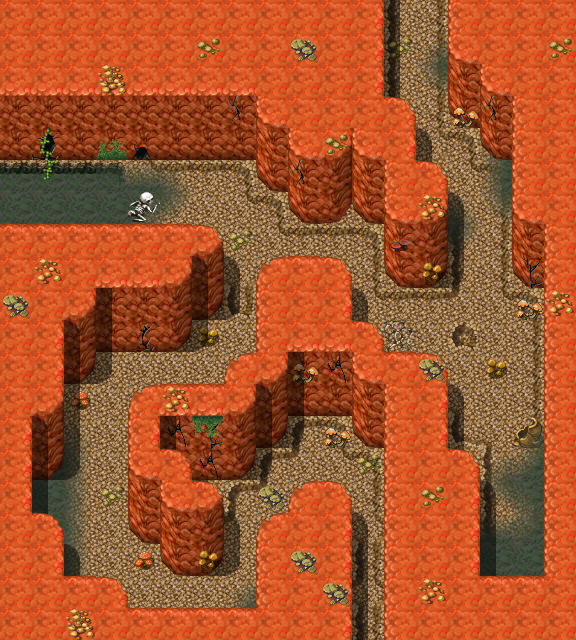

This game map was drawn from its Tiled (.tmx) file and the tilesets committed beside it. A one-line description and the trimmed map source follow:
An orthogonal 18x20 tile map with 32x32 px tiles, 3 tile layers (Ground, Objects, Above), 1 hidden layer not drawn, 15 tilesets and 9 objects (5x spawn, 2x mapchange, script, container).

<map version="1.0" orientation="orthogonal" width="18" height="20" tilewidth="32" tileheight="32">
    <tileset firstgid="1" name="map_16" tilewidth="32" tileheight="32">
        <image source="../drawable/map_16.png" width="256" height="256" />
    </tileset>
    <tileset firstgid="65" name="map_38" tilewidth="32" tileheight="32">
        <image source="../drawable/map_38.png" width="256" height="256" />
    </tileset>
    <tileset firstgid="129" name="map_18" tilewidth="32" tileheight="32">
        <image source="../drawable/map_18.png" width="256" height="256" />
    </tileset>
    <tileset firstgid="193" name="map_0" tilewidth="32" tileheight="32">
        <image source="../drawable/map_0.png" width="256" height="256" />
    </tileset>
    <tileset firstgid="257" name="map_19" tilewidth="32" tileheight="32">
        <image source="../drawable/map_19.png" width="256" height="256" />
    </tileset>
    <tileset firstgid="321" name="map_36" tilewidth="32" tileheight="32">
        <image source="../drawable/map_36.png" width="256" height="256" />
    </tileset>
    <tileset firstgid="385" name="map_9" tilewidth="32" tileheight="32">
        <image source="../drawable/map_9.png" width="256" height="256" />
    </tileset>
    <tileset firstgid="449" name="map_2" tilewidth="32" tileheight="32">
        <image source="../drawable/map_2.png" width="256" height="256" />
    </tileset>
    <tileset firstgid="513" name="map_10" tilewidth="32" tileheight="32">
        <image source="../drawable/map_10.png" width="256" height="256" />
    </tileset>
    <tileset firstgid="577" name="map_5" tilewidth="32" tileheight="32">
        <image source="../drawable/map_5.png" width="256" height="256" />
    </tileset>
    <tileset firstgid="641" name="map_1" tilewidth="32" tileheight="32">
        <image source="../drawable/map_1.png" width="256" height="256" />
    </tileset>
    <tileset firstgid="705" name="map_3" tilewidth="32" tileheight="32">
        <image source="../drawable/map_3.png" width="256" height="256" />
    </tileset>
    <tileset firstgid="769" name="map_6" tilewidth="32" tileheight="32">
        <image source="../drawable/map_6.png" width="256" height="256" />
    </tileset>
    <tileset firstgid="833" name="map_37" tilewidth="32" tileheight="32">
        <image source="../drawable/map_37.png" width="256" height="256" />
    </tileset>
    <tileset firstgid="897" name="map_33" tilewidth="32" tileheight="32">
        <image source="../drawable/map_33.png" width="256" height="256" />
    </tileset>
    <layer name="Ground" width="18" height="20">
        <data>[360 cells, 360 non-empty, 30 distinct tile ids]</data>
    </layer>
    <layer name="Objects" width="18" height="20">
        <data>[360 cells, 97 non-empty, 36 distinct tile ids]</data>
    </layer>
    <layer name="Above" width="18" height="20">
        <data>[360 cells, 67 non-empty, 18 distinct tile ids]</data>
    </layer>
    <layer name="Walkable" width="18" height="20" visible="0">
        <data>[360 cells, 262 non-empty, 1 distinct tile ids]</data>
    </layer>
    <objectgroup name="Mapevents">
        <object name="south" type="mapchange" x="352" y="608" width="32" height="32">
            <properties>
                <property name="map" value="mushroom_m2_1" />
                <property name="place" value="north" />
            </properties>
        </object>
        <object name="north" type="mapchange" x="384" y="0" width="64" height="32">
            <properties>
                <property name="map" value="mushroom_m2_4" />
                <property name="place" value="south" />
            </properties>
        </object>
        <object name="mushroomcave_trap" type="script" x="480" y="480" width="32" height="32" />
        <object name="mushroom_m2_2_loot" type="container" x="128" y="160" width="32" height="32" />
    </objectgroup>
    <objectgroup name="Spawn">
        <object name="dangerous_fungi_1" type="spawn" x="288" y="96" width="224" height="224">
            <properties>
                <property name="quantity" value="3" />
                <property name="spawngroup" value="dangerous_fungi" />
            </properties>
        </object>
        <object name="cavebat1" type="spawn" x="384" y="288" width="160" height="256">
            <properties>
                <property name="quantity" value="3" />
                <property name="spawngroup" value="cavebat1" />
            </properties>
        </object>
        <object name="mid_fungi_1" type="spawn" x="224" y="544" width="32" height="32">
            <properties>
                <property name="spawngroup" value="mid_fungi" />
            </properties>
        </object>
        <object name="mid_fungi_2" type="spawn" x="224" y="256" width="32" height="32">
            <properties>
                <property name="spawngroup" value="mid_fungi" />
            </properties>
        </object>
        <object name="weak_fungi_1" type="spawn" x="64" y="288" width="160" height="320">
            <properties>
                <property name="quantity" value="4" />
                <property name="spawngroup" value="weak_fungi" />
            </properties>
        </object>
    </objectgroup>
    <objectgroup name="Keys" />
</map>
